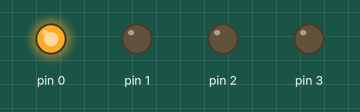
Simulated run of this sketch. Board: Arduino Uno, built with avr-gcc and run on an emulated ATmega328P. Shown: output pins drawn as LEDs (lit = HIGH).

Above: at 0.5 s.
At 1.5 s:
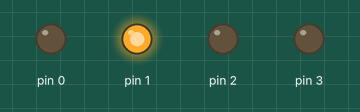
At 2.5 s:
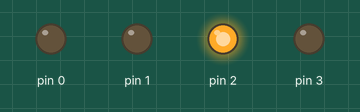
At 3.5 s:
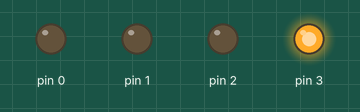
Timing chart, 0 to 5.2 s (numbered marks = the images above):
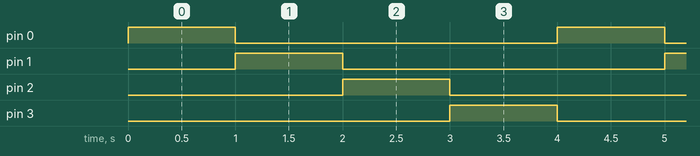

The sketch:

test.ino
```cpp
void setup() {
  for(int i = 0; i <= 3; i++) pinMode(i, OUTPUT);

}

void loop() {
  for(int i = 0; i <= 3; i++){
    digitalWrite(i,HIGH);
    delay(1000);
    digitalWrite(i,LOW);
  }
}
```

Measured:
- by itself, pin 0–3: alternates HIGH for 1.0 s and LOW for 3.0 s
- by itself, everything shown: repeats every 4.0 s, in 5 steps
